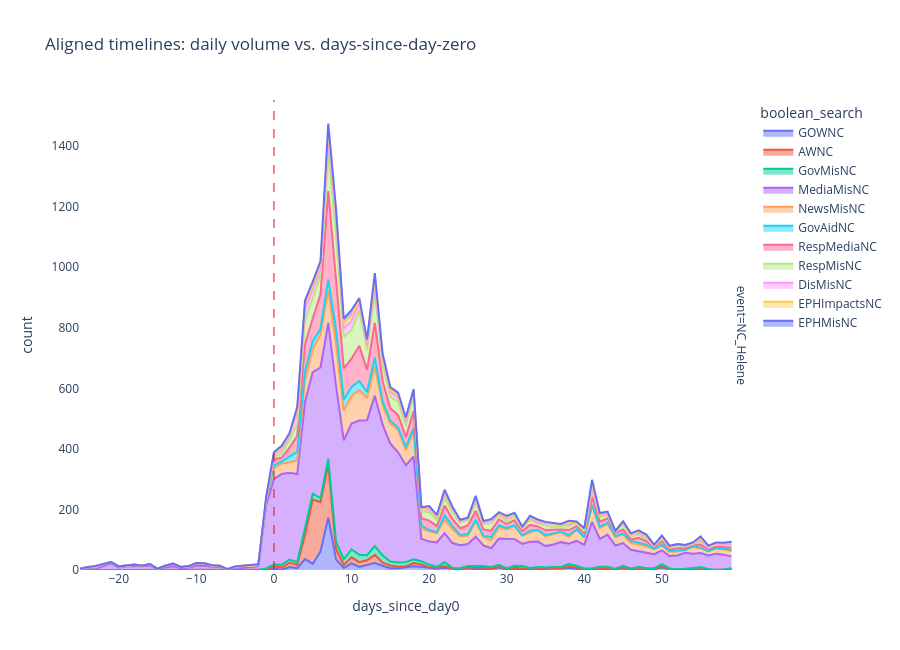

Notebook cell for this chart:
### Markdown cell above
### 7.2 Aligned-timeline streamgraph — event arcs on a common axis

Daily document volume per boolean search, with each event's x-axis re-centered so day-zero = 0. Lets you compare "how does the arc of LA Fires discourse compare to NC Helene" without the events' actual calendar positions getting in the way.

### Code cell
rows = []
for event, day0_str in EVENT_DAY_ZERO.items():
    day0 = datetime.fromisoformat(day0_str).replace(tzinfo=timezone.utc)
    for bs in BOOLEAN_SEARCHES:
        if bs["event"] != event:
            continue
        sub = df[df[f"bool_{bs['name']}"] & df["timestamp"].between(
            day0 - timedelta(days=WINDOW_DAYS), day0 + timedelta(days=WINDOW_DAYS))]
        if sub.empty:
            continue
        daily = sub.groupby(sub["timestamp"].dt.date).size().reset_index(name="count")
        daily["days_since_day0"] = daily["timestamp"].apply(
            lambda d: (datetime.combine(d, datetime.min.time(), tzinfo=timezone.utc) - day0).days)
        daily["event"] = event
        daily["boolean_search"] = bs["name"]
        rows.append(daily[["days_since_day0", "count", "event", "boolean_search"]])

if rows:
    aligned = pd.concat(rows, ignore_index=True)
    fig_aligned = px.area(aligned, x="days_since_day0", y="count", color="boolean_search",
                          facet_row="event", title="Aligned timelines: daily volume vs. days-since-day-zero",
                          height=650)
    fig_aligned.add_vline(x=0, line=dict(color="red", width=1, dash="dash"))
    fig_aligned.update_layout(plot_bgcolor="white")
    fig_aligned.write_html(str(OUTPUT_DIR / "aligned_timelines.html"), include_plotlyjs="cdn")
    fig_aligned.show()
else:
    print("  No data in event windows to plot aligned timelines.")

### Figure 1 — Plotly figure (JSON) as saved in the notebook; plotly's stock layout.template omitted (floating-point values rounded to 4 significant figures)
{"data": [{"fillpattern": {"shape": ""}, "hovertemplate": "boolean_search=GOWNC<br>event=NC_Helene<br>days_since_day0=%{x}<br>count=%{y}<extra></extra>", "legendgroup": "GOWNC", "line": {"color": "#636efa"}, "marker": {"symbol": "circle"}, "mode": "lines", "name": "GOWNC", "orientation": "v", "showlegend": true, "stackgroup": "1", "type": "scatter", "x": [-25, -11, -8, -2, -1, 0, 1, 2, 3, 4, 5, 6, 7, 8, 9, 10, 11, 12, 13, 14, 15, 16, 17, 18, 19, 20, 21, 22, 23, 24, 25, 26, 27, 28, 29, 30, 31, 32, 33, 34, 35, 36, 37, 38, 39, 40, 41, 42, 43, 44, 45, 46, 47, 48, 49, 50, 51, 52, 53, 54, 55, 58, 59], "xaxis": "x", "y": [1, 1, 1, 1, 1, 5, 1, 10, 6, 36, 20, 61, 173, 35, 7, 22, 10, 17, 23, 14, 6, 6, 8, 12, 11, 7, 4, 7, 4, 1, 6, 3, 4, 3, 8, 1, 4, 3, 1, 5, 3, 6, 5, 7, 5, 1, 3, 4, 3, 1, 6, 2, 5, 2, 3, 8, 2, 1, 2, 1, 5, 1, 2], "yaxis": "y"}, {"fillpattern": {"shape": ""}, "hovertemplate": "boolean_search=AWNC<br>event=NC_Helene<br>days_since_day0=%{x}<br>count=%{y}<extra></extra>", "legendgroup": "AWNC", "line": {"color": "#EF553B"}, "marker": {"symbol": "circle"}, "mode": "lines", "name": "AWNC", "orientation": "v", "showlegend": true, "stackgroup": "1", "type": "scatter", "x": [-25, -21, -17, -7, -3, -1, 0, 1, 2, 3, 4, 5, 6, 7, 8, 9, 10, 11, 12, 13, 14, 15, 16, 17, 18, 19, 20, 21, 22, 24, 25, 26, 27, 28, 29, 30, 31, 32, 33, 34, 35, 36, 38, 39, 40, 41, 42, 43, 44, 45, 46, 47, 49, 50, 51, 53, 54, 55, 56, 59], "xaxis": "x", "y": [1, 1, 1, 1, 1, 1, 7, 7, 14, 11, 78, 213, 163, 174, 34, 10, 20, 16, 15, 27, 10, 9, 5, 4, 11, 7, 2, 4, 6, 1, 2, 5, 4, 2, 3, 1, 3, 2, 2, 1, 2, 1, 6, 2, 1, 1, 2, 3, 1, 2, 1, 2, 1, 3, 1, 1, 1, 1, 1, 2], "yaxis": "y"}, {"fillpattern": {"shape": ""}, "hovertemplate": "boolean_search=GovMisNC<br>event=NC_Helene<br>days_since_day0=%{x}<br>count=%{y}<extra></extra>", "legendgroup": "GovMisNC", "line": {"color": "#00cc96"}, "marker": {"symbol": "circle"}, "mode": "lines", "name": "GovMisNC", "orientation": "v", "showlegend": true, "stackgroup": "1", "type": "scatter", "x": [-11, -3, -1, 0, 1, 2, 3, 4, 5, 6, 7, 8, 9, 10, 11, 12, 13, 14, 15, 16, 17, 18, 19, 20, 21, 22, 23, 24, 25, 26, 27, 28, 29, 30, 31, 32, 33, 34, 35, 36, 37, 38, 39, 40, 41, 42, 43, 44, 45, 46, 47, 48, 49, 50, 51, 52, 53, 54, 55, 56, 58, 59], "xaxis": "x", "y": [1, 1, 3, 6, 9, 10, 9, 21, 19, 13, 21, 25, 18, 26, 24, 17, 29, 24, 13, 14, 14, 12, 11, 9, 2, 13, 3, 4, 5, 5, 5, 5, 6, 3, 7, 8, 4, 4, 3, 3, 5, 7, 7, 3, 2, 5, 5, 2, 6, 1, 4, 4, 2, 8, 2, 1, 1, 4, 3, 2, 1, 2], "yaxis": "y"}, {"fillpattern": {"shape": ""}, "hovertemplate": "boolean_search=MediaMisNC<br>event=NC_Helene<br>days_since_day0=%{x}<br>count=%{y}<extra></extra>", "legendgroup": "MediaMisNC", "line": {"color": "#ab63fa"}, "marker": {"symbol": "circle"}, "mode": "lines", "name": "MediaMisNC", "orientation": "v", "showlegend": true, "stackgroup": "1", "type": "scatter", "x": [-25, -24, -23, -22, -21, -20, -19, -18, -17, -16, -15, -14, -13, -12, -11, -10, -9, -8, -7, -6, -5, -4, -3, -2, -1, 0, 1, 2, 3, 4, 5, 6, 7, 8, 9, 10, 11, 12, 13, 14, 15, 16, 17, 18, 19, 20, 21, 22, 23, 24, 25, 26, 27, 28, 29, 30, 31, 32, 33, 34, 35, 36, 37, 38, 39, 40, 41, 42, 43, 44, 45, 46, 47, 48, 49, 50, 51, 52, 53, 54, 55, 56, 57, 58, 59], "xaxis": "x", "y": [1, 5, 4, 13, 20, 8, 12, 12, 11, 15, 2, 9, 12, 6, 5, 14, 14, 10, 10, 3, 8, 7, 8, 12, 210, 283, 300, 287, 291, 420, 402, 432, 448, 514, 393, 416, 444, 446, 497, 433, 389, 364, 320, 340, 74, 76, 81, 96, 82, 76, 73, 97, 68, 62, 87, 98, 88, 73, 86, 84, 71, 74, 82, 67, 82, 78, 153, 92, 106, 77, 75, 63, 51, 53, 46, 46, 41, 46, 53, 48, 47, 45, 54, 48, 39], "yaxis": "y"}, {"fillpattern": {"shape": ""}, "hovertemplate": "boolean_search=NewsMisNC<br>event=NC_Helene<br>days_since_day0=%{x}<br>count=%{y}<extra></extra>", "legendgroup": "NewsMisNC", "line": {"color": "#FFA15A"}, "marker": {"symbol": "circle"}, "mode": "lines", "name": "NewsMisNC", "orientation": "v", "showlegend": true, "stackgroup": "1", "type": "scatter", "x": [-25, -24, -23, -22, -21, -20, -19, -18, -17, -16, -15, -14, -13, -12, -11, -10, -9, -8, -7, -5, -4, -3, -2, -1, 0, 1, 2, 3, 4, 5, 6, 7, 8, 9, 10, 11, 12, 13, 14, 15, 16, 17, 18, 19, 20, 21, 22, 23, 24, 25, 26, 27, 28, 29, 30, 31, 32, 33, 34, 35, 36, 37, 38, 39, 40, 41, 42, 43, 44, 45, 46, 47, 48, 49, 50, 51, 52, 53, 54, 55, 56, 57, 58, 59], "xaxis": "x", "y": [1, 3, 4, 6, 5, 4, 3, 5, 2, 5, 2, 5, 6, 4, 2, 9, 8, 4, 2, 3, 6, 3, 3, 14, 35, 35, 34, 46, 72, 76, 109, 108, 139, 98, 90, 100, 73, 96, 63, 67, 73, 49, 81, 36, 34, 31, 44, 46, 29, 28, 50, 28, 26, 38, 31, 43, 27, 31, 37, 32, 33, 33, 22, 36, 23, 54, 35, 35, 28, 29, 22, 21, 20, 17, 16, 14, 13, 9, 22, 16, 14, 17, 18, 18], "yaxis": "y"}, {"fillpattern": {"shape": ""}, "hovertemplate": "boolean_search=GovAidNC<br>event=NC_Helene<br>days_since_day0=%{x}<br>count=%{y}<extra></extra>", "legendgroup": "GovAidNC", "line": {"color": "#19d3f3"}, "marker": {"symbol": "circle"}, "mode": "lines", "name": "GovAidNC", "orientation": "v", "showlegend": true, "stackgroup": "1", "type": "scatter", "x": [-24, -23, -13, -11, -2, -1, 0, 1, 2, 3, 4, 5, 6, 7, 8, 9, 10, 11, 12, 13, 14, 15, 16, 17, 18, 19, 20, 21, 22, 23, 24, 25, 26, 27, 28, 29, 30, 31, 32, 33, 34, 35, 36, 37, 38, 39, 40, 41, 42, 43, 44, 45, 46, 47, 48, 49, 50, 51, 52, 53, 54, 55, 57, 58, 59], "xaxis": "x", "y": [1, 1, 1, 1, 1, 1, 9, 7, 20, 27, 29, 26, 18, 36, 45, 37, 31, 30, 20, 30, 14, 9, 9, 12, 13, 8, 4, 3, 14, 10, 5, 5, 6, 3, 11, 6, 5, 3, 1, 6, 2, 4, 4, 1, 6, 3, 2, 2, 5, 4, 3, 2, 7, 7, 5, 1, 2, 3, 3, 1, 2, 2, 2, 2, 4], "yaxis": "y"}, {"fillpattern": {"shape": ""}, "hovertemplate": "boolean_search=RespMediaNC<br>event=NC_Helene<br>days_since_day0=%{x}<br>count=%{y}<extra></extra>", "legendgroup": "RespMediaNC", "line": {"color": "#FF6692"}, "marker": {"symbol": "circle"}, "mode": "lines", "name": "RespMediaNC", "orientation": "v", "showlegend": true, "stackgroup": "1", "type": "scatter", "x": [-24, -23, -11, -4, -2, -1, 0, 1, 2, 3, 4, 5, 6, 7, 8, 9, 10, 11, 12, 13, 14, 15, 16, 17, 18, 19, 20, 21, 22, 23, 24, 25, 26, 27, 28, 29, 30, 31, 32, 33, 34, 35, 36, 37, 38, 39, 40, 41, 42, 43, 44, 45, 46, 47, 48, 49, 50, 51, 52, 53, 54, 55, 56, 57, 58, 59], "xaxis": "x", "y": [1, 1, 1, 1, 1, 2, 21, 12, 29, 53, 90, 75, 115, 292, 166, 103, 93, 117, 74, 114, 66, 41, 41, 32, 56, 24, 31, 20, 33, 24, 22, 28, 29, 22, 21, 19, 13, 16, 14, 19, 11, 17, 12, 8, 17, 10, 12, 27, 17, 15, 10, 14, 5, 16, 11, 6, 12, 5, 8, 6, 4, 10, 7, 5, 6, 7], "yaxis": "y"}, {"fillpattern": {"shape": ""}, "hovertemplate": "boolean_search=RespMisNC<br>event=NC_Helene<br>days_since_day0=%{x}<br>count=%{y}<extra></extra>", "legendgroup": "RespMisNC", "line": {"color": "#B6E880"}, "marker": {"symbol": "circle"}, "mode": "lines", "name": "RespMisNC", "orientation": "v", "showlegend": true, "stackgroup": "1", "type": "scatter", "x": [-23, -13, -11, -7, -1, 0, 1, 2, 3, 4, 5, 6, 7, 8, 9, 10, 11, 12, 13, 14, 15, 16, 17, 18, 19, 20, 21, 22, 23, 24, 25, 26, 27, 28, 29, 30, 31, 32, 33, 34, 35, 36, 37, 38, 39, 40, 41, 42, 43, 44, 45, 46, 47, 48, 49, 50, 51, 52, 53, 54, 55, 56, 57, 58, 59], "xaxis": "x", "y": [1, 1, 1, 1, 2, 8, 14, 25, 40, 79, 66, 65, 129, 151, 104, 95, 115, 65, 97, 56, 37, 43, 37, 53, 23, 28, 21, 23, 23, 18, 18, 28, 18, 24, 15, 8, 14, 9, 16, 10, 15, 8, 10, 12, 10, 7, 24, 15, 11, 3, 17, 10, 11, 9, 3, 10, 5, 7, 5, 4, 10, 5, 6, 6, 7], "yaxis": "y"}, {"fillpattern": {"shape": ""}, "hovertemplate": "boolean_search=DisMisNC<br>event=NC_Helene<br>days_since_day0=%{x}<br>count=%{y}<extra></extra>", "legendgroup": "DisMisNC", "line": {"color": "#FF97FF"}, "marker": {"symbol": "circle"}, "mode": "lines", "name": "DisMisNC", "orientation": "v", "showlegend": true, "stackgroup": "1", "type": "scatter", "x": [-13, -11, -5, -1, 0, 1, 2, 3, 4, 5, 6, 7, 8, 9, 10, 11, 12, 13, 14, 15, 16, 17, 18, 19, 20, 21, 22, 23, 24, 25, 26, 27, 28, 29, 30, 31, 32, 33, 34, 35, 36, 37, 38, 39, 40, 41, 42, 43, 44, 45, 46, 47, 48, 49, 50, 51, 52, 53, 54, 55, 56, 57, 58, 59], "xaxis": "x", "y": [1, 1, 1, 2, 7, 14, 13, 37, 38, 30, 19, 45, 47, 27, 30, 25, 14, 28, 14, 16, 16, 14, 14, 10, 9, 10, 15, 10, 3, 6, 10, 5, 9, 2, 10, 8, 4, 6, 4, 7, 10, 5, 7, 3, 8, 2, 7, 4, 3, 3, 7, 5, 7, 1, 5, 3, 4, 2, 3, 5, 1, 2, 4, 4], "yaxis": "y"}, {"fillpattern": {"shape": ""}, "hovertemplate": "boolean_search=EPHImpactsNC<br>event=NC_Helene<br>days_since_day0=%{x}<br>count=%{y}<extra></extra>", "legendgroup": "EPHImpactsNC", "line": {"color": "#FECB52"}, "marker": {"symbol": "circle"}, "mode": "lines", "name": "EPHImpactsNC", "orientation": "v", "showlegend": true, "stackgroup": "1", "type": "scatter", "x": [-23, -2, -1, 0, 1, 2, 3, 4, 5, 6, 7, 8, 9, 10, 11, 12, 13, 14, 15, 16, 17, 18, 19, 20, 21, 22, 23, 24, 25, 26, 27, 28, 29, 30, 31, 33, 34, 35, 36, 38, 41, 42, 43, 44, 45, 46, 47, 48, 49, 50, 51, 52, 53, 54, 55, 56, 57, 58, 59], "xaxis": "x", "y": [1, 1, 4, 4, 5, 7, 8, 13, 12, 14, 26, 20, 20, 17, 11, 12, 21, 9, 8, 4, 7, 3, 2, 6, 4, 7, 3, 4, 1, 5, 3, 5, 3, 4, 1, 4, 5, 3, 3, 5, 15, 3, 4, 1, 3, 1, 5, 3, 2, 2, 2, 2, 2, 1, 6, 2, 2, 2, 5], "yaxis": "y"}, {"fillpattern": {"shape": ""}, "hovertemplate": "boolean_search=EPHMisNC<br>event=NC_Helene<br>days_since_day0=%{x}<br>count=%{y}<extra></extra>", "legendgroup": "EPHMisNC", "line": {"color": "#636efa"}, "marker": {"symbol": "circle"}, "mode": "lines", "name": "EPHMisNC", "orientation": "v", "showlegend": true, "stackgroup": "1", "type": "scatter", "x": [-23, -19, -18, -8, -3, -1, 0, 1, 2, 3, 4, 5, 6, 7, 8, 9, 10, 11, 12, 13, 14, 15, 16, 17, 18, 19, 20, 21, 22, 23, 24, 25, 26, 27, 29, 30, 31, 32, 33, 34, 35, 36, 37, 38, 39, 40, 41, 42, 43, 45, 46, 47, 48, 49, 50, 51, 52, 53, 54, 55, 56, 57, 58, 59], "xaxis": "x", "y": [1, 1, 1, 1, 2, 2, 5, 6, 3, 10, 14, 14, 11, 23, 17, 13, 19, 6, 8, 19, 12, 9, 11, 7, 3, 1, 5, 2, 7, 4, 3, 1, 7, 2, 4, 5, 2, 2, 4, 4, 2, 2, 3, 7, 2, 3, 15, 3, 3, 4, 2, 4, 3, 2, 2, 2, 1, 1, 1, 6, 3, 3, 2, 3], "yaxis": "y"}], "layout": {"annotations": [{"showarrow": false, "text": "event=NC_Helene", "textangle": 90, "x": 0.98, "xanchor": "left", "xref": "paper", "y": 0.5, "yanchor": "middle", "yref": "paper"}], "height": 650, "legend": {"title": {"text": "boolean_search"}, "tracegroupgap": 0}, "plot_bgcolor": "white", "shapes": [{"line": {"color": "red", "dash": "dash", "width": 1}, "type": "line", "x0": 0, "x1": 0, "xref": "x", "y0": 0, "y1": 1, "yref": "y domain"}], "title": {"text": "Aligned timelines: daily volume vs. days-since-day-zero"}, "xaxis": {"anchor": "y", "domain": [0, 0.98], "title": {"text": "days_since_day0"}}, "yaxis": {"anchor": "x", "domain": [0, 1], "title": {"text": "count"}}}}
